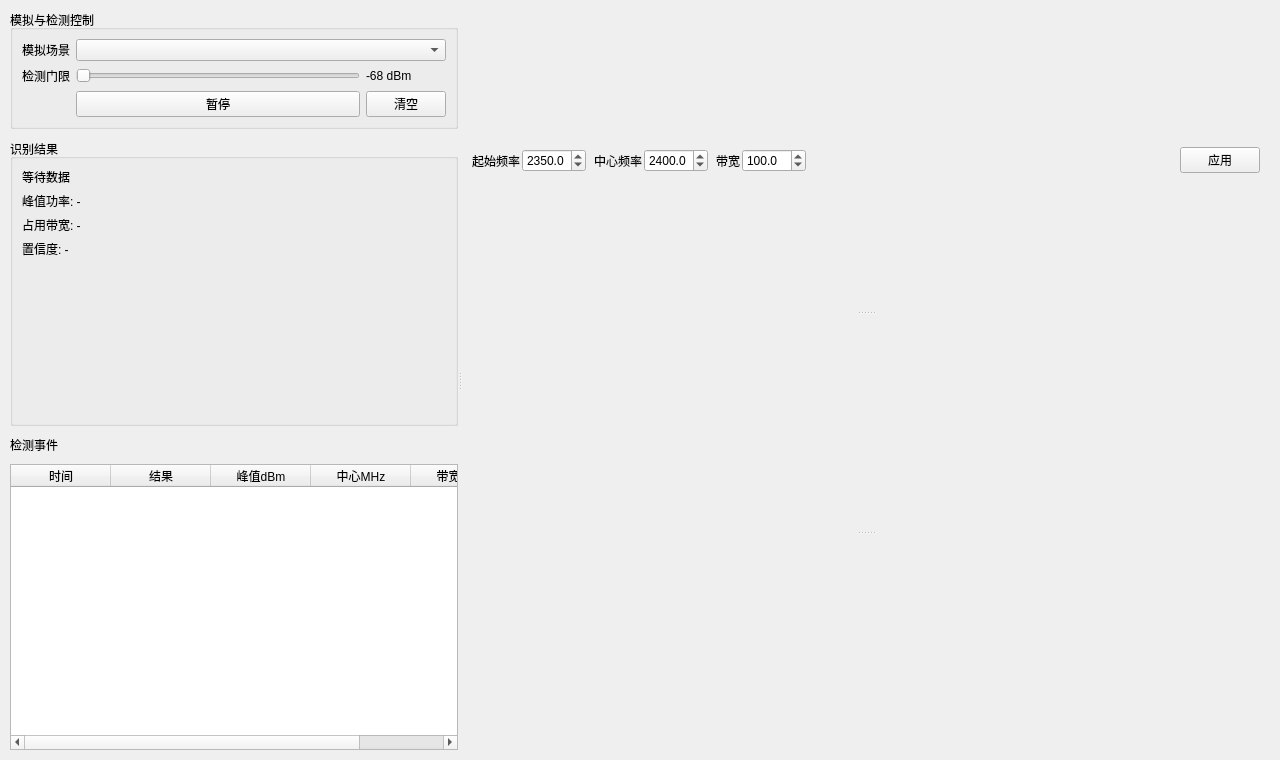
<?xml version="1.0" encoding="UTF-8"?>
<ui version="4.0">
 <class>MainWindow</class>
 <widget class="QMainWindow" name="MainWindow">
  <property name="geometry">
   <rect>
    <x>0</x>
    <y>0</y>
    <width>1280</width>
    <height>760</height>
   </rect>
  </property>
  <property name="windowTitle">
   <string>无人机频谱瀑布图识别检测模块 - Qt 5.12.12</string>
  </property>
  <widget class="QWidget" name="centralWidget">
   <layout class="QHBoxLayout" name="rootLayout">
    <property name="spacing">
     <number>0</number>
    </property>
    <property name="leftMargin">
     <number>10</number>
    </property>
    <property name="topMargin">
     <number>10</number>
    </property>
    <property name="rightMargin">
     <number>10</number>
    </property>
    <property name="bottomMargin">
     <number>10</number>
    </property>
    <item>
     <widget class="QSplitter" name="mainSplitter">
      <property name="orientation">
       <enum>Qt::Horizontal</enum>
      </property>
      <property name="childrenCollapsible">
       <bool>false</bool>
      </property>
      <widget class="QWidget" name="leftPanel">
       <layout class="QVBoxLayout" name="leftLayout">
        <property name="spacing">
         <number>10</number>
        </property>
        <property name="leftMargin">
         <number>0</number>
        </property>
        <property name="topMargin">
         <number>0</number>
        </property>
        <property name="rightMargin">
         <number>0</number>
        </property>
        <property name="bottomMargin">
         <number>0</number>
        </property>
        <item>
         <widget class="QGroupBox" name="controlBox">
          <property name="title">
           <string>模拟与检测控制</string>
          </property>
          <layout class="QGridLayout" name="controlLayout">
           <property name="spacing">
            <number>6</number>
           </property>
           <item row="0" column="0">
            <widget class="QLabel" name="label_scenario">
             <property name="text">
              <string>模拟场景</string>
             </property>
            </widget>
           </item>
           <item row="0" column="1" colspan="2">
            <widget class="QComboBox" name="scenarioCombo"/>
           </item>
           <item row="1" column="0">
            <widget class="QLabel" name="label_threshold">
             <property name="text">
              <string>检测门限</string>
             </property>
            </widget>
           </item>
           <item row="1" column="1">
            <widget class="QSlider" name="thresholdSlider">
             <property name="orientation">
              <enum>Qt::Horizontal</enum>
             </property>
            </widget>
           </item>
           <item row="1" column="2">
            <widget class="QLabel" name="thresholdLabel">
             <property name="text">
              <string>-68 dBm</string>
             </property>
            </widget>
           </item>
           <item row="2" column="1">
            <widget class="QPushButton" name="runButton">
             <property name="text">
              <string>暂停</string>
             </property>
            </widget>
           </item>
           <item row="2" column="2">
            <widget class="QPushButton" name="clearButton">
             <property name="text">
              <string>清空</string>
             </property>
            </widget>
           </item>
          </layout>
         </widget>
        </item>
        <item>
         <widget class="QGroupBox" name="resultBox">
          <property name="title">
           <string>识别结果</string>
          </property>
          <layout class="QVBoxLayout" name="resultLayout">
           <property name="spacing">
            <number>6</number>
           </property>
           <item>
            <widget class="QLabel" name="statusLabel">
             <property name="text">
              <string>等待数据</string>
             </property>
             <property name="wordWrap">
              <bool>true</bool>
             </property>
            </widget>
           </item>
           <item>
            <widget class="QLabel" name="peakLabel">
             <property name="text">
              <string>峰值功率: -</string>
             </property>
            </widget>
           </item>
           <item>
            <widget class="QLabel" name="bandwidthLabel">
             <property name="text">
              <string>占用带宽: -</string>
             </property>
            </widget>
           </item>
           <item>
            <widget class="QLabel" name="confidenceLabel">
             <property name="text">
              <string>置信度: -</string>
             </property>
            </widget>
           </item>
           <item>
            <spacer name="verticalSpacer">
             <property name="orientation">
              <enum>Qt::Vertical</enum>
             </property>
             <property name="sizeType">
              <enum>QSizePolicy::Expanding</enum>
             </property>
             <property name="sizeHint" stdset="0">
              <size>
               <width>20</width>
               <height>40</height>
              </size>
             </property>
            </spacer>
           </item>
          </layout>
         </widget>
        </item>
        <item>
         <widget class="QLabel" name="label_events">
          <property name="text">
           <string>检测事件</string>
          </property>
         </widget>
        </item>
        <item>
         <widget class="QTableWidget" name="eventTable">
          <property name="editTriggers">
           <set>QAbstractItemView::NoEditTriggers</set>
          </property>
          <property name="selectionBehavior">
           <enum>QAbstractItemView::SelectRows</enum>
          </property>
          <property name="columnCount">
           <number>5</number>
          </property>
          <attribute name="horizontalHeaderVisible">
           <bool>true</bool>
          </attribute>
          <attribute name="verticalHeaderVisible">
           <bool>false</bool>
          </attribute>
          <column>
           <property name="text">
            <string>时间</string>
           </property>
          </column>
          <column>
           <property name="text">
            <string>结果</string>
           </property>
          </column>
          <column>
           <property name="text">
            <string>峰值dBm</string>
           </property>
          </column>
          <column>
           <property name="text">
            <string>中心MHz</string>
           </property>
          </column>
          <column>
           <property name="text">
            <string>带宽MHz</string>
           </property>
          </column>
         </widget>
        </item>
       </layout>
      </widget>
      <widget class="QSplitter" name="rightSplitter">
       <property name="orientation">
        <enum>Qt::Vertical</enum>
       </property>
       <property name="childrenCollapsible">
        <bool>false</bool>
       </property>
       <widget class="QWidget" name="freqControlPanel">
        <layout class="QHBoxLayout" name="freqControlLayout">
         <property name="spacing">
          <number>8</number>
         </property>
         <property name="leftMargin">
          <number>10</number>
         </property>
         <property name="topMargin">
          <number>8</number>
         </property>
         <property name="rightMargin">
          <number>10</number>
         </property>
         <property name="bottomMargin">
          <number>8</number>
         </property>
         <item>
          <layout class="QHBoxLayout" name="horizontalLayout">
           <property name="spacing">
            <number>2</number>
           </property>
           <item>
            <widget class="QLabel" name="label_startFreq">
             <property name="text">
              <string>起始频率</string>
             </property>
            </widget>
           </item>
           <item>
            <widget class="QDoubleSpinBox" name="startFreqSpin">
             <property name="decimals">
              <number>1</number>
             </property>
             <property name="minimum">
              <double>500.000000000000000</double>
             </property>
             <property name="maximum">
              <double>5500.000000000000000</double>
             </property>
             <property name="singleStep">
              <double>10.000000000000000</double>
             </property>
             <property name="value">
              <double>2350.000000000000000</double>
             </property>
            </widget>
           </item>
          </layout>
         </item>
         <item>
          <layout class="QHBoxLayout" name="horizontalLayout_3">
           <property name="spacing">
            <number>2</number>
           </property>
           <item>
            <widget class="QLabel" name="label_centerFreq">
             <property name="text">
              <string>中心频率</string>
             </property>
            </widget>
           </item>
           <item>
            <widget class="QDoubleSpinBox" name="centerFreqSpin">
             <property name="decimals">
              <number>1</number>
             </property>
             <property name="minimum">
              <double>500.000000000000000</double>
             </property>
             <property name="maximum">
              <double>6000.000000000000000</double>
             </property>
             <property name="singleStep">
              <double>10.000000000000000</double>
             </property>
             <property name="value">
              <double>2400.000000000000000</double>
             </property>
            </widget>
           </item>
          </layout>
         </item>
         <item>
          <layout class="QHBoxLayout" name="horizontalLayout_2">
           <property name="spacing">
            <number>2</number>
           </property>
           <item>
            <widget class="QLabel" name="label_span">
             <property name="text">
              <string>带宽</string>
             </property>
            </widget>
           </item>
           <item>
            <widget class="QDoubleSpinBox" name="spanSpin">
             <property name="decimals">
              <number>1</number>
             </property>
             <property name="minimum">
              <double>1.000000000000000</double>
             </property>
             <property name="maximum">
              <double>5500.000000000000000</double>
             </property>
             <property name="singleStep">
              <double>10.000000000000000</double>
             </property>
             <property name="value">
              <double>100.000000000000000</double>
             </property>
            </widget>
           </item>
          </layout>
         </item>
         <item>
          <spacer name="freqControlSpacer">
           <property name="orientation">
            <enum>Qt::Horizontal</enum>
           </property>
           <property name="sizeType">
            <enum>QSizePolicy::Expanding</enum>
           </property>
           <property name="sizeHint" stdset="0">
            <size>
             <width>20</width>
             <height>20</height>
            </size>
           </property>
          </spacer>
         </item>
         <item>
          <widget class="QPushButton" name="applyFreqButton">
           <property name="text">
            <string>应用</string>
           </property>
          </widget>
         </item>
        </layout>
       </widget>
       <widget class="SpectrumPlotWidget" name="spectrumPlotWidget" native="true"/>
       <widget class="WaterfallWidget" name="waterfallWidget" native="true"/>
      </widget>
     </widget>
    </item>
   </layout>
  </widget>
  <widget class="QMenuBar" name="menuBar">
   <property name="geometry">
    <rect>
     <x>0</x>
     <y>0</y>
     <width>1280</width>
     <height>21</height>
    </rect>
   </property>
  </widget>
 </widget>
 <customwidgets>
  <customwidget>
   <class>SpectrumPlotWidget</class>
   <extends>QWidget</extends>
   <header>spectrumplotwidget.h</header>
  </customwidget>
  <customwidget>
   <class>WaterfallWidget</class>
   <extends>QWidget</extends>
   <header>waterfallwidget.h</header>
  </customwidget>
 </customwidgets>
 <resources/>
 <connections/>
</ui>
